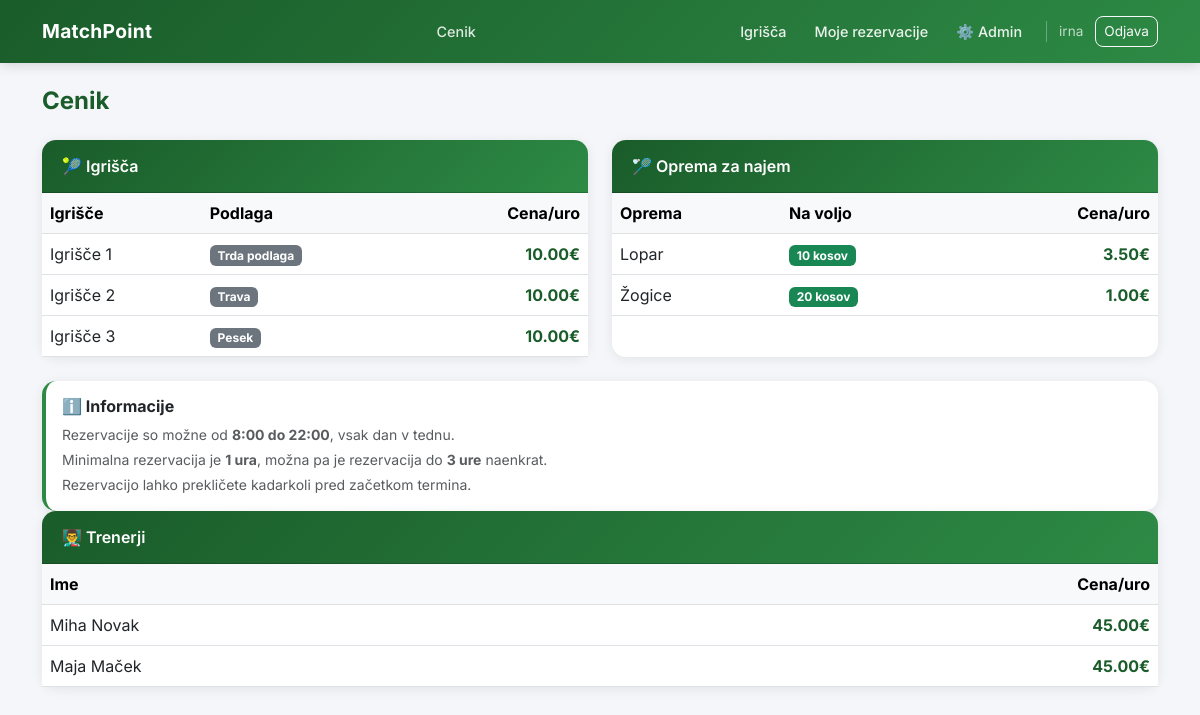
The app's page /cenik/ (signed in) with its own data.
### rezervacije/models.py (models this page shows, shortened)
class User(AbstractUser):
    class Role(models.TextChoices):
        UPORABNIK    = 'uporabnik',    'Uporabnik'
        TRENER       = 'trener',       'Trener'
        ADMINISTRATOR = 'administrator', 'Administrator'
    role = models.CharField(max_length=20, choices=Role.choices, default=Role.UPORABNIK)
    telefon = models.CharField(max_length=20, blank=True)
    cena_ura = models.DecimalField(max_digits=6, decimal_places=2, default=45.00)
    def je_trener(self):
        return self.role == self.Role.TRENER
    def je_admin(self):
        return self.role == self.Role.ADMINISTRATOR

class Igrisca(models.Model):
    class Povrsina(models.TextChoices):
        PESEK  = 'pesek',  'Pesek'
        TRAVA  = 'trava',  'Trava'
        TRDA   = 'trda',   'Trda podlaga'
    ime       = models.CharField(max_length=50)
    povrsina  = models.CharField(max_length=20, choices=Povrsina.choices, default=Povrsina.TRDA)
    aktivno   = models.BooleanField(default=True)        # admin lahko deaktivira
    cena_ura = models.DecimalField(max_digits=6, decimal_places=2, default=10.00)

class Oprema(models.Model):
    ime        = models.CharField(max_length=100)
    kolicina   = models.PositiveIntegerField(default=1)
    cena_ura   = models.DecimalField(max_digits=6, decimal_places=2)
    aktivno    = models.BooleanField(default=True)

### rezervacije/views.py (the view)
# urls.py: path('cenik/', views.cenik, name='cenik'),
def cenik(request):
    igrisca = Igrisca.objects.filter(aktivno=True)
    oprema = Oprema.objects.filter(aktivno=True)
    trenerji = User.objects.filter(role='trener')
    return render(request, 'cenik.html', {'igrisca': igrisca, 'oprema': oprema, 'trenerji': trenerji})

### rezervacije/templates/cenik.html
{% extends 'base.html' %}
{% block content %}
<h4 class="mb-4 fw-bold" style="color:#1a5c2a;"> Cenik</h4>
<div class="row g-4">
    <div class="col-md-6">
        <div class="card h-100">
            <div class="card-header" style="background: linear-gradient(135deg, #1a5c2a, #2d8a45); color:white;">
                🎾 Igrišča
            </div>
            <div class="card-body p-0">
                <table class="table mb-0">
                    <thead class="table-light">
                        <tr>
                            <th>Igrišče</th>
                            <th>Podlaga</th>
                            <th class="text-end">Cena/uro</th>
                        </tr>
                    </thead>
                    <tbody>
                        {% for ig in igrisca %}
                        <tr>
                            <td class="fw-500">{{ ig.ime }}</td>
                            <td><span class="badge bg-secondary">{{ ig.get_povrsina_display }}</span></td>
                            <td class="text-end fw-bold" style="color:#1a5c2a;">{{ ig.cena_ura }}€</td>
                        </tr>
                        {% endfor %}
                    </tbody>
                </table>
            </div>
        </div>
    </div>
    <div class="col-md-6">
        <div class="card h-100">
            <div class="card-header" style="background: linear-gradient(135deg, #1a5c2a, #2d8a45); color:white;">
                🏸 Oprema za najem
            </div>
            <div class="card-body p-0">
                <table class="table mb-0">
                    <thead class="table-light">
                        <tr>
                            <th>Oprema</th>
                            <th>Na voljo</th>
                            <th class="text-end">Cena/uro</th>
                        </tr>
                    </thead>
                    <tbody>
                        {% for o in oprema %}
                        <tr>
                            <td>{{ o.ime }}</td>
                            <td><span class="badge bg-success">{{ o.kolicina }} kosov</span></td>
                            <td class="text-end fw-bold" style="color:#1a5c2a;">{{ o.cena_ura }}€</td>
                        </tr>
                        {% endfor %}
                    </tbody>
                </table>
            </div>
        </div>
    </div>
    <div class="col-12">
        <div class="card" style="border-left: 4px solid #2d8a45;">
            <div class="card-body">
                <h6 class="fw-bold mb-2">ℹ️ Informacije</h6>
                <p class="mb-1 text-muted small">Rezervacije so možne od <strong>8:00 do 22:00</strong>, vsak dan v tednu.</p>
                <p class="mb-1 text-muted small">Minimalna rezervacija je <strong>1 ura</strong>, možna pa je rezervacija do <strong>3 ure</strong> naenkrat.</p>
                <p class="mb-0 text-muted small">Rezervacijo lahko prekličete kadarkoli pred začetkom termina.</p>
            </div>
        </div>
    </div>
</div>
<div class="col-12">
    <div class="card">
        <div class="card-header" style="background: linear-gradient(135deg, #1a5c2a, #2d8a45); color:white;">
            👨‍🏫 Trenerji
        </div>
        <div class="card-body p-0">
            <table class="table mb-0">
                <thead class="table-light">
                    <tr>
                        <th>Ime</th>
                        <th class="text-end">Cena/uro</th>
                    </tr>
                </thead>
                <tbody>
                    {% for t in trenerji %}
                    <tr>
                        <td>{{ t.get_full_name|default:t.username }}</td>
                        <td class="text-end fw-bold" style="color:#1a5c2a;">{{ t.cena_ura }}€</td>
                    </tr>
                    {% empty %}
                        <tr><td colspan="2" class="text-muted">Ni razpoložljivih trenerjev.</td></tr>
                    {% endfor %}
                </tbody>
            </table>
        </div>
    </div>
</div>
{% endblock %}

### rezervacije/templates/base.html (shortened to what this page needs)
<!DOCTYPE html>
<html lang="sl">
<head>
    <link href="https://cdn.jsdelivr.net/npm/bootstrap@5.3.0/dist/css/bootstrap.min.css" rel="stylesheet">
</head>
<body>
<nav class="navbar navbar-expand-lg mb-4">
    <div class="container">
        <a class="navbar-brand"> MatchPoint</a>
        <a class="nav-link ms-3" href="{% url 'cenik' %}" style="color:rgba(255,255,255,0.85) !important;"> Cenik</a>
        <div class="d-flex gap-1 align-items-center">
            {% if user.is_authenticated %}
                <a class="nav-link" href="{% url 'grid' %}">Igrišča</a>
                <a class="nav-link" href="{% url 'moje_rezervacije' %}">Moje rezervacije</a>
                {% if user.je_admin %}
                    <a class="nav-link" href="/admin/">⚙️ Admin</a>
                {% endif %}
                <span class="nav-username ms-2">{{ user.username }}</span>
                <a class="btn btn-outline-light btn-sm ms-2" style="border-radius:8px; font-size:0.85rem;" href="{% url 'odjava' %}">Odjava</a>
            {% else %}
                <a class="btn btn-outline-light btn-sm" style="border-radius:8px;" href="{% url 'prijava' %}">Prijava</a>
                <a class="btn btn-light btn-sm ms-1" style="border-radius:8px; color:#1a5c2a; font-weight:600;" href="{% url 'registracija' %}">Registracija</a>
            {% endif %}
        </div>
    </div>
</nav>
<div class="container">
    {% block content %}{% endblock %}
</div>
</body>
</html>

### rezervacije/templates/base.html (style rules this page uses)
* { font-family: 'Inter', sans-serif; }
body { background: #f4f6f9; }
.navbar { background: linear-gradient(135deg, #1a5c2a, #2d8a45) !important; box-shadow: 0 2px 12px rgba(0,0,0,0.15); padding: 12px 0; }
.navbar-brand { color: white !important; font-size: 1.2rem; font-weight: 700; letter-spacing: 0.3px; }
.nav-link { color: rgba(255,255,255,0.9) !important; font-size: 0.9rem; font-weight: 500; padding: 6px 12px !important; border-radius: 6px; transition: background 0.2s; }
.nav-username { color: rgba(255,255,255,0.7); font-size: 0.85rem; border-left: 1px solid rgba(255,255,255,0.3); padding-left: 12px; }
.card { border: none; border-radius: 14px; box-shadow: 0 2px 12px rgba(0,0,0,0.08); }
.card-header { border-radius: 14px 14px 0 0 !important; font-weight: 600; padding: 14px 20px; }

### records on screen
User: username "irna"
Igrisca: ime "Igrišče 1", povrsina "Trda podlaga", cena_ura "10.00"
Igrisca: ime "Igrišče 2", povrsina "Trava", cena_ura "10.00"
Igrisca: ime "Igrišče 3", povrsina "Pesek", cena_ura "10.00"
Oprema: ime "Lopar", kolicina "10", cena_ura "3.50"
Oprema: ime "Žogice", kolicina "20", cena_ura "1.00"
User: get_full_name "Miha Novak", cena_ura "45.00"
User: get_full_name "Maja Maček", cena_ura "45.00"
